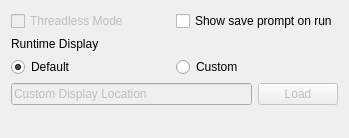
<?xml version="1.0" encoding="UTF-8"?>
<ui version="4.0">
 <class>Form</class>
 <widget class="QWidget" name="Form">
  <property name="geometry">
   <rect>
    <x>0</x>
    <y>0</y>
    <width>349</width>
    <height>138</height>
   </rect>
  </property>
  <property name="windowTitle">
   <string>WARIO Preferences</string>
  </property>
  <layout class="QVBoxLayout" name="verticalLayout">
   <item>
    <layout class="QGridLayout" name="gridLayout">
     <item row="1" column="0">
      <widget class="QLabel" name="label">
       <property name="sizePolicy">
        <sizepolicy hsizetype="Preferred" vsizetype="Minimum">
         <horstretch>0</horstretch>
         <verstretch>0</verstretch>
        </sizepolicy>
       </property>
       <property name="text">
        <string>Runtime Display</string>
       </property>
      </widget>
     </item>
     <item row="2" column="0">
      <widget class="QRadioButton" name="rbDefault">
       <property name="text">
        <string>Default</string>
       </property>
       <property name="checked">
        <bool>true</bool>
       </property>
      </widget>
     </item>
     <item row="2" column="1">
      <widget class="QRadioButton" name="rbCustom">
       <property name="text">
        <string>Custom</string>
       </property>
      </widget>
     </item>
     <item row="0" column="0">
      <widget class="QCheckBox" name="cbThreadless">
       <property name="enabled">
        <bool>false</bool>
       </property>
       <property name="text">
        <string>Threadless Mode</string>
       </property>
      </widget>
     </item>
     <item row="0" column="1">
      <widget class="QCheckBox" name="cbSavePrompt">
       <property name="text">
        <string>Show save prompt on run</string>
       </property>
      </widget>
     </item>
    </layout>
   </item>
   <item>
    <layout class="QHBoxLayout" name="displayLayout">
     <item>
      <widget class="QLineEdit" name="tbDisplay">
       <property name="enabled">
        <bool>false</bool>
       </property>
       <property name="text">
        <string>Custom Display Location</string>
       </property>
      </widget>
     </item>
     <item>
      <widget class="QPushButton" name="btLoadDisplay">
       <property name="enabled">
        <bool>false</bool>
       </property>
       <property name="text">
        <string>Load</string>
       </property>
      </widget>
     </item>
    </layout>
   </item>
   <item>
    <spacer name="verticalSpacer">
     <property name="orientation">
      <enum>Qt::Vertical</enum>
     </property>
     <property name="sizeHint" stdset="0">
      <size>
       <width>20</width>
       <height>40</height>
      </size>
     </property>
    </spacer>
   </item>
  </layout>
 </widget>
 <resources/>
 <connections/>
</ui>
